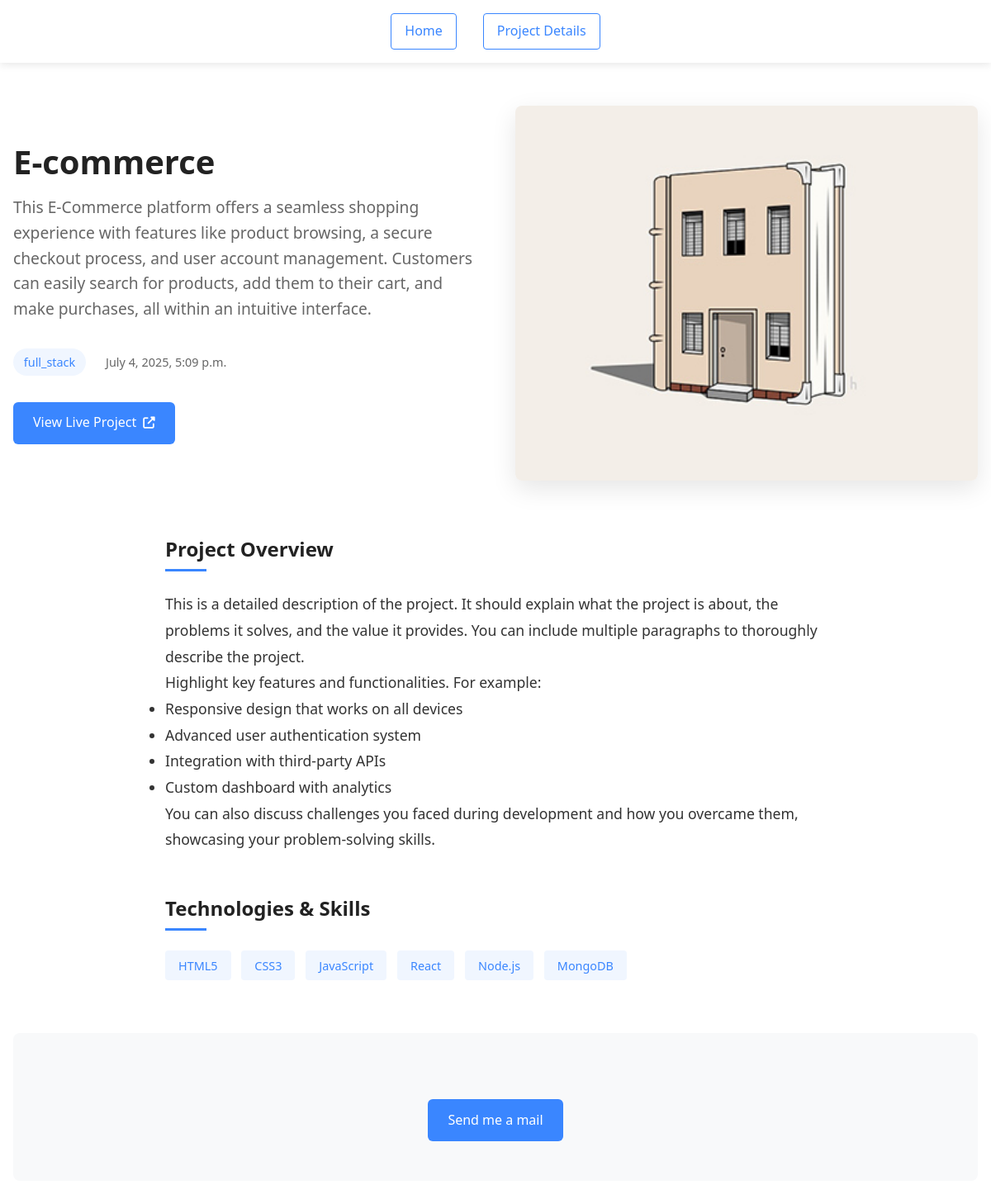
Screenshot of /detail/3/ with the database file from the repository.
### app/models.py (models this page shows, shortened)
class Project(models.Model):
    TAG_CHOICES = [
        ('API', 'API'),
        ('full_stack', 'Full Stack'),
        ('ML', 'Machine Learning'),
        ('NLP', 'Natural Language Processing'),
        ('computer_vision', 'Computer Vision'),
        ('mobile', 'Mobile'),
    ]
    tag = models.CharField(max_length=30, choices=TAG_CHOICES)
    image = models.ImageField(upload_to="images/", null=True, blank=True)
    image_alt = models.CharField(max_length=200, null=True, blank=True, verbose_name="Image Alt Text")
    updated = models.DateTimeField(auto_now=True)
    brief_description = models.TextField(null=True, blank=True, verbose_name="Brief Project Description")
    live_link = models.URLField(null=True, blank=True)
    title = models.CharField(max_length=200, null=True, blank=True, verbose_name="Project Title")
    description = models.TextField(null=True, blank=True, verbose_name="Detailed Project Description")
    tag_1 = models.CharField(max_length=200, null=True, blank=True, verbose_name="Project Tag 1")
    tag_2 = models.CharField(max_length=200, null=True, blank=True, verbose_name="Project Tag 2")
    tag_3 = models.CharField(max_length=200, null=True, blank=True, verbose_name="Project Tag 3")

### app/views.py (the view)
# urls.py: path('detail/<int:id>/', views.detail, name='detail'),
def detail(request, id=id):
    project = Project.objects.get(id=id)
    context = {'project': project}
    return render(request, 'detail.html', context=context)

### templates/detail.html (shortened to what this page needs)
<!DOCTYPE html>
<html lang="en">
<head>
    <link rel="stylesheet" href="https://cdnjs.cloudflare.com/ajax/libs/font-awesome/6.4.0/css/all.min.css">
</head>
<body>
    <nav class="st-nav">
        <ul class="st-nav-list st-onepage-nav">
            <li><a href="{% url 'index' %}" class="st-smooth-move action-btn secondary ">Home</a></li>
            <li><a href="#" class="active action-btn secondary ">Project Details</a></li>
        </ul>
    </nav>
    <div class="project-details-container">
        <section class="project-hero">
            <div class="hero-content">
                <h1 class="project-title">{{ project.title }}</h1>
                <p class="project-brief">{{ project.description }}</p>
                <div class="project-meta">
                    <span class="project-category">{{ project.tag }}</span>
                    <span class="project-updated">{{project.updated}}</span>
                </div>
                <a href="{{ project.live_link }}" class="action-btn primary" target="_blank" rel="noopener noreferrer">
                  View Live Project <i class="fas fa-external-link-alt"></i>
                </a>
            </div>
            <div class="hero-image">
               <img src="{{ project.image.url }}?width=800&height=500" alt="Project Screenshot" class="featured-image">
            </div>
        </section>
        <main class="project-main">
            <section class="project-section">
                <h2 class="section-title">Project Overview</h2>
                <div class="project-description">
                    <p>This is a detailed description of the project. It should explain what the project is about, the problems it solves, and the value it provides. You can include multiple paragraphs to thoroughly describe the project.</p>
                    <p>Highlight key features and functionalities. For example:</p>
                    <ul>
                        <li>Responsive design that works on all devices</li>
                        <li>Advanced user authentication system</li>
                        <li>Integration with third-party APIs</li>
                        <li>Custom dashboard with analytics</li>
                    </ul>
                    <p>You can also discuss challenges you faced during development and how you overcame them, showcasing your problem-solving skills.</p>
                </div>
            </section>
            <section class="project-section">
                <h2 class="section-title">Technologies & Skills</h2>
                <div class="project-tags">
                    <span class="project-tag">HTML5</span>
                    <span class="project-tag">CSS3</span>
                    <span class="project-tag">JavaScript</span>
                    <span class="project-tag">React</span>
                    <span class="project-tag">Node.js</span>
                    <span class="project-tag">MongoDB</span>
                </div>
            </section>
        </main>
        <section class="project-cta">
            <div class="cta-buttons">
        <a href="mailto:phevab1@gmail.com" class="action-btn primary st-smooth-move">
          Send me a mail
        </a>
            </div>
        </section>
    </div>
</body>
</html>

### templates/detail.html (style rules this page uses)
:root { --primary: #3a86ff; --primary-dark: #2667d4; --secondary: #f0f6ff; --text: #333; --text-light: #666; --light-bg: #f8f9fa; --white: #ffffff; --border-radius: 8px; --shadow: 0 10px 30px rgba(0,0,0,0.1); --transition: all 0.3s ease; }
* { margin: 0; padding: 0; box-sizing: border-box; }
body { font-family: 'Segoe UI', Tahoma, Geneva, Verdana, sans-serif; line-height: 1.6; color: var(--text); background-color: var(--white); }
a { text-decoration: none; color: inherit; }
img { max-width: 100%; height: auto; display: block; }
.action-btn.secondary { background-color: white; color: #3a86ff; border: 1px solid #3a86ff; }
.st-nav { position: fixed; top: 0; left: 0; width: 100%; background-color: rgba(255, 255, 255, 0.95); box-shadow: 0 2px 10px rgba(0,0,0,0.1); z-index: 1000; padding: 1rem 2rem; }
.st-nav-list { display: flex; justify-content: center; list-style: none; gap: 2rem; }
.st-nav-list a { font-weight: 500; padding: 0.5rem 1rem; transition: var(--transition); border-radius: 4px; }
.st-nav-list .active { color: var(--primary); background-color: var(--secondary); }
.project-details-container { max-width: 1200px; margin: 6rem auto 0; padding: 2rem 1rem; }
.project-hero { display: flex; flex-wrap: wrap; gap: 3rem; margin-bottom: 4rem; align-items: center; }
.hero-content { flex: 1; min-width: 300px; }
.hero-image { flex: 1; min-width: 300px; }
.project-title { font-size: 2.5rem; margin: 0 0 1rem; color: #222; line-height: 1.2; font-weight: 700; }
.project-brief { font-size: 1.2rem; line-height: 1.6; color: var(--text-light); margin-bottom: 2rem; }
.project-meta { display: flex; gap: 1.5rem; margin-bottom: 2rem; font-size: 0.9rem; align-items: center; }
.project-category { background-color: var(--secondary); color: var(--primary); padding: 0.3rem 0.8rem; border-radius: 20px; font-weight: 500; }
.project-updated { color: var(--text-light); }
.featured-image { width: 100%; height: auto; border-radius: var(--border-radius); box-shadow: var(--shadow); transition: var(--transition); }
.project-main { max-width: 800px; margin: 0 auto 4rem; }
.project-section { margin-bottom: 3rem; }
.section-title { font-size: 1.5rem; margin-bottom: 1.5rem; color: #222; position: relative; padding-bottom: 0.5rem; font-weight: 600; }
.section-title::after { content: ''; position: absolute; bottom: 0; left: 0; width: 50px; height: 3px; background-color: var(--primary); }
.project-description { line-height: 1.8; font-size: 1.1rem; }
.project-tags { display: flex; flex-wrap: wrap; gap: 0.8rem; }
.project-tag { background-color: var(--secondary); color: var(--primary); padding: 0.4rem 1rem; border-radius: 4px; font-size: 0.9rem; font-weight: 500; transition: var(--transition); }
.project-cta { text-align: center; padding: 3rem; background-color: var(--light-bg); border-radius: var(--border-radius); margin-top: 3rem; }
.cta-buttons { display: flex; justify-content: center; gap: 1rem; margin-top: 2rem; flex-wrap: wrap; }
.action-btn { display: inline-flex; align-items: center; padding: 0.8rem 1.5rem; border-radius: 6px; font-weight: 500; transition: var(--transition); gap: 0.5rem; }
.action-btn i { font-size: 0.9rem; }
.action-btn.primary { background-color: var(--primary); color: white; }
.action-btn.secondary { background-color: white; color: var(--primary); border: 1px solid var(--primary); }

### rows the page displays
Project: title "E-commerce", description "This E-Commerce platform offers a seamless shopping experience with features like product browsing, a secure checkout process, and user account management. Customers can easily search for products, add them to their cart, and make purchases, all within an intuitive interface.", tag "full_stack", updated "July 4, 2025, 5:09 p.m.", image (picture)
